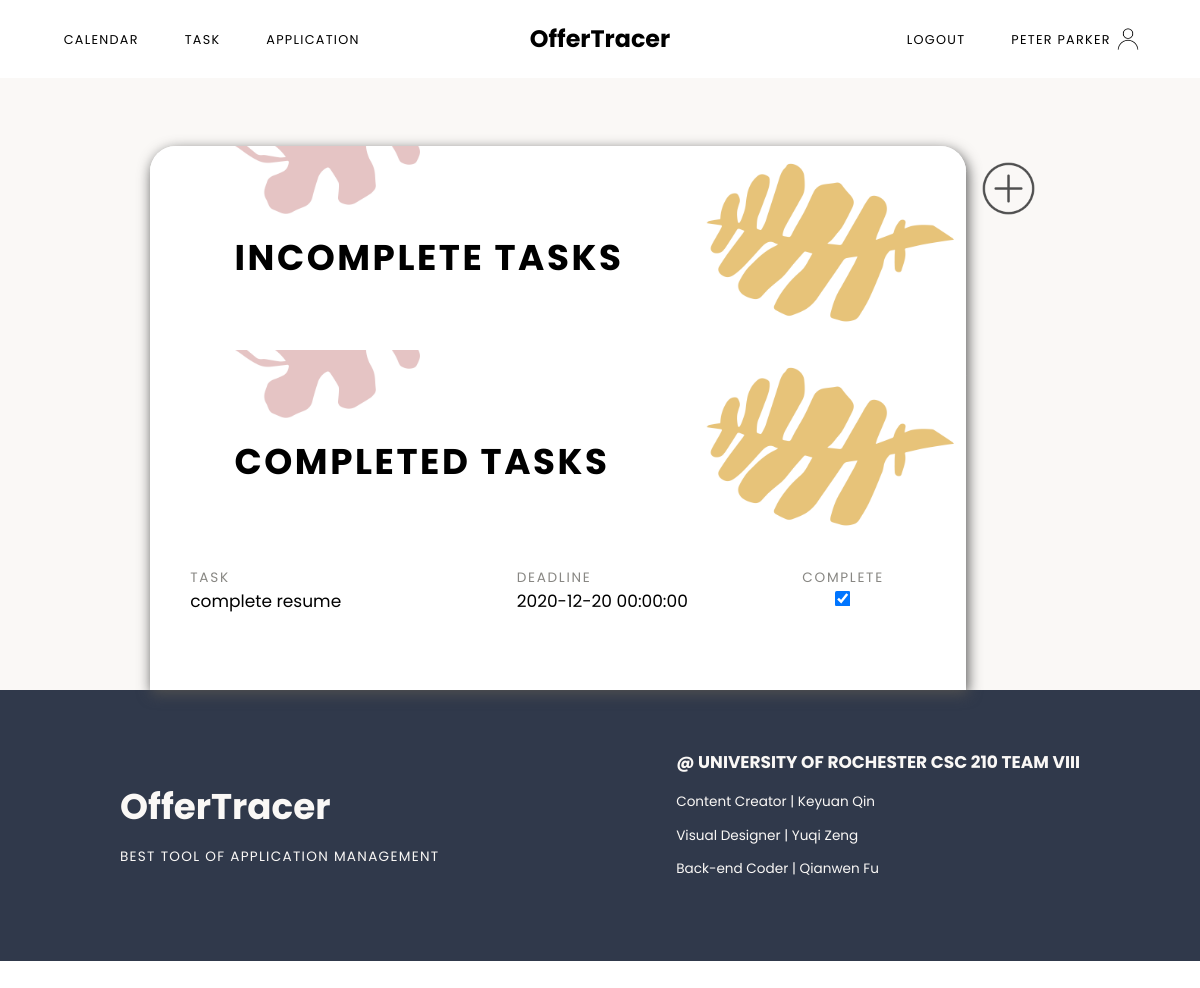
Page /task (signed in) on the earlier database version.
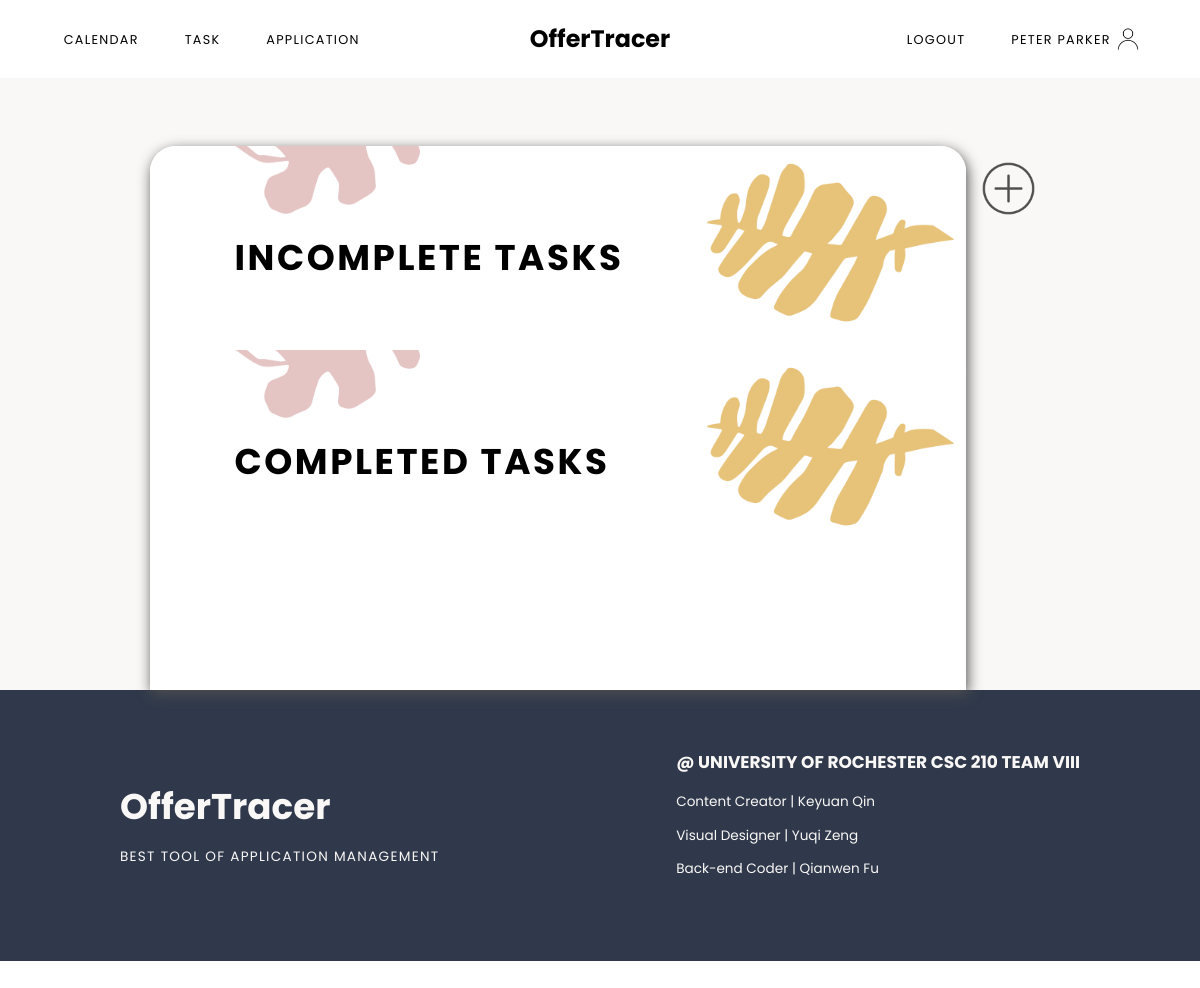
Same page on the later database version.
### models.py (models this page shows, shortened)
class User(UserMixin, db.Model):
	id = db.Column(db.Integer, primary_key=True)
	email = db.Column(db.String(100), unique=True, nullable=False)
	password = db.Column(db.String(100), nullable=False)
	name = db.Column(db.String(100), nullable=False)
	jobs = db.relationship('Job', backref='author', lazy=True)
	tasks = db.relationship('Task', backref='author', lazy=True)

class Task(db.Model):
	id = db.Column(db.Integer, primary_key=True)
	item = db.Column(db.String(100), nullable=False) #title of this task
	notes = db.Column(db.Text)
	due = db.Column(db.DateTime)
	complete = db.Column(db.Boolean(False), nullable=False)
	job_id = db.Column(db.Integer, db.ForeignKey('job.id'))
	user_id = db.Column(db.Integer, db.ForeignKey('user.id'))

### main.py (the view)
@main.route('/task')
@login_required
def task():
	tasks = []
	completed = []
	data = Task.query.filter_by(user_id=current_user.id)
	for task in data:
		if task.complete == False:
			tasks.append(task)
		else:
			completed.append(task)
	return render_template('task.html', name=current_user.name, tasks=tasks, completed=completed)

### app.py (called while the page is built)
@login_manager.user_loader
def load_user(user_id):
	return User.query.get(int(user_id))

### templates/task.html (shortened to what this page needs)
{% extends "baseLogged.html" %}
{% block content %}
<div class="taskContainer sectionContainer">
	<div class="todolist">
		<h1>Incomplete Tasks</h1>
		<h1>Completed Tasks</h1>
		<ul class="taskList">
			{% if completed %}
				{% for task in completed %}
				<li class="taskItem">
					<div class="taskItemTitle taskIteminner">
						<p>Task</p>
						<p>Deadline</p>
						<p class="complete">Complete</p>
					</div>
					<div class="taskItemRec taskIteminner">
						<p>{{task.item}}</p>
						<p>{{task.due}}</p>
						<p class="complete"><input type="checkbox" name="complete" onclick="window.location.href='{{url_for('main.incomplete', id = task.id)}}';" value="incomplete" checked></p>
					</div>
				</li>
				{% endfor %}
			{% endif %}
		</ul>
	</div>
	<div class="addButton">
		<button></button>
	</div>
</div>
{% endblock %}

### templates/baseLogged.html (shortened to what this page needs)
<!DOCTYPE html>
<html lang="en">
<head>
	<link rel="stylesheet" type="text/css" href="{{ url_for('static', filename='css/nav.css') }}">
	<link rel="stylesheet" type="text/css" href="{{ url_for('static', filename='css/styles.css') }}">
	<link rel="stylesheet" type="text/css" href="{{ url_for('static', filename='css/dashboard.css') }}">
	<link rel="stylesheet" type="text/css" href="{{ url_for('static', filename='css/calendar.css') }}">
  	<link rel="stylesheet" type="text/css" href="{{ url_for('static', filename='css/task.css') }}">
  	<link rel="stylesheet" type="text/css" href="{{ url_for('static', filename='css/app.css') }}">
</head>
<body>
	{% if current_user.is_authenticated %}
	<nav class="main-menu auth">
		<div class="m1">
			<a href="{{url_for('main.calendar')}}">Calendar</a>
			<a href="{{url_for('main.task')}}">Task</a>
			<a href="{{url_for('main.job')}}">Application</a>
		</div>
		<div class="title">
			<a href="{{url_for('main.index')}}">OfferTracer</a>
		</div>
		<div class="m2">
			<a href="{{url_for('auth.logout')}}">Logout</a>
			<a href="{{url_for('main.dashboard')}}" class="accName">{{ name }}</a>
		</div>
	</nav>
	{% block content %}
	{% endblock %}
	<footer class="sectionContainer">
			<div class="content footerContent containAlignCenter">
				<div class="webName">
					<h3>OfferTracer</h3>
					<p>Best Tool of Application Management</p>
				</div>
				<div class="developer">
					<h3>@ University of Rochester CSC 210 TEAM VIII</h3>
					<p>Content Creator | Keyuan Qin</p>
					<p>Visual Designer | Yuqi Zeng</p>
					<p>Back-end Coder | Qianwen Fu</p>
				</div>
			</div>
	</footer>
	{% endif %}
</body>
</html>

### static/css/nav.css (style rules this page uses)
.main-menu { top: 0; width: 100%; display: grid; grid-template-columns: 1fr 1fr 1fr; padding-top: 25px; padding-bottom: 25px; }
.auth { background-color: white; }
.main-menu a { text-decoration: none; color:black; font-family: 'Poppins', sans-serif; }
.title { margin: 0 auto; align-self: center; text-align: center; }
.m1 { padding-left: 50px; padding-top: 11px; }
.m2 { padding-right: 40px; text-align: right; padding-top: 11px; }
.title a { font-size: 28px; font-weight: bolder; }
.m1 a, .m2 a { text-transform: uppercase; margin-left: 25px; margin-right: 25px; font-size: 15px; letter-spacing: 1.5px; }
.accName { background-image: url(../images/user.png); background-repeat: no-repeat; background-position: right; background-size: contain; padding-right: 40px; padding-top: 10px; padding-bottom: 10px; }

### static/css/styles.css (style rules this page uses)
html, body, .container { margin: 0; height: 100%; }
.sectionContainer { margin: 0 auto; width: 100%; align-self: center; display: flex; flex-wrap: wrap; justify-content: center; }
.content { height: auto; max-width: 80%; font-family: 'Poppins', sans-serif; display: flex; align-items: center; }
.containAlignCenter { margin: 0 auto; align-self: center; display: flex; flex-wrap: wrap; justify-content: center; }
footer { background-color: #30394b; }
.footerContent { color: #faf8f6; margin-top: 50px; margin-bottom: 80px; width: 100%; justify-content: space-between; }
.webName h3 { font-size: 42px; margin-bottom: 0px; padding-bottom: 0; }
.webName p { text-transform: uppercase; letter-spacing: 1.5px; }
.developer h3 { text-transform: uppercase; font-size: 20px; }
@media (max-width: 1350px) { html { zoom: 90%; } }
@media (max-width: 1250px) { html { zoom: 85%; } }

### static/css/calendar.css (style rules this page uses)
*, *:before, *:after { -moz-box-sizing: border-box; -webkit-box-sizing: border-box; box-sizing: border-box; }

### static/css/task.css (style rules this page uses)
.taskContainer { background-color: #faf8f6; min-height: 90%; }
.todolist { border-top-left-radius: 30px; border-top-right-radius: 30px; width: 960px; margin-top: 80px; background-color: white; font-family: 'Poppins', sans-serif; -webkit-box-shadow: 2px 5px 16px 0px #4f4f4f, 5px 5px 15px 5px rgba(0,0,0,0); box-shadow: 2px 5px 16px 0px #4f4f4f, 5px 5px 15px 5px rgba(0,0,0,0); }
.addButton { margin-top: 80px; }
.addButton button { background-image: url(../images/addButton.png); background-repeat: no-repeat; background-position: center; background-size: contain; background-color: transparent; border: none; width: 100px; height: 100px; outline: none; }
.todolist h1 { border-top-left-radius: 30px; border-top-right-radius: 30px; margin-top: 0px; padding-top: 100px; padding-bottom: 50px; background-image: url(../images/taskback.png); background-repeat: no-repeat; background-position: 50% 90%; background-size: cover; padding-left: 100px; font-size: 42px; letter-spacing: 3px; text-transform: uppercase; }

Differences in the rows shown:
removed Task: item "complete resume", due "2020-12-20 00:00:00"
